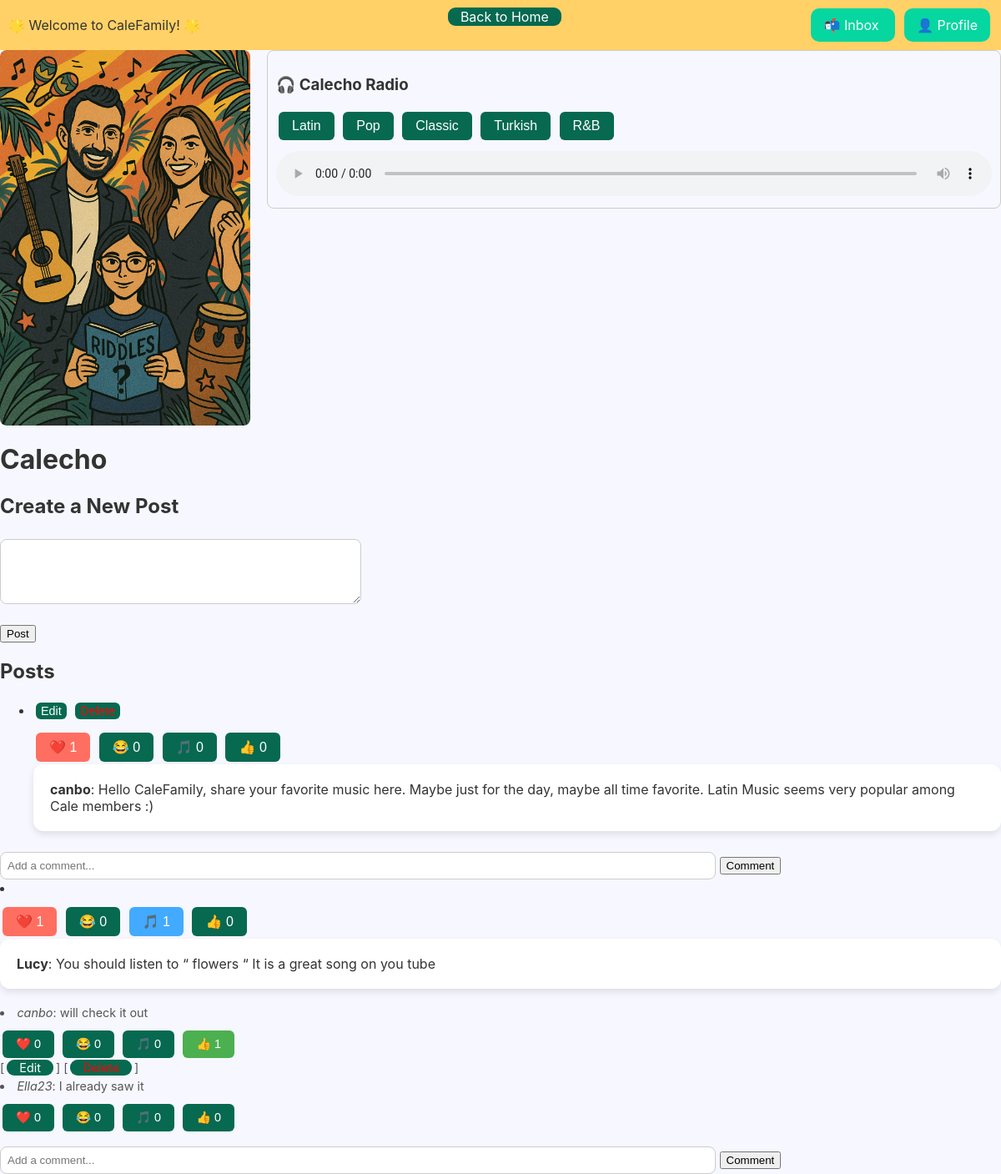
/subcale/Calecho (signed in), run on the app's committed database.
### tables this page shows
CREATE TABLE posts (
    id INTEGER PRIMARY KEY AUTOINCREMENT,
    user_id INTEGER,
    subcale_name TEXT,
    content TEXT NOT NULL,
    hearts INTEGER DEFAULT 0,
    laughs INTEGER DEFAULT 0,
    notes INTEGER DEFAULT 0,
    thumbs INTEGER DEFAULT 0,
    FOREIGN KEY(user_id) REFERENCES users(id)
);

CREATE TABLE users (
    id INTEGER PRIMARY KEY AUTOINCREMENT,
    username TEXT NOT NULL UNIQUE,
    password TEXT NOT NULL
, profile_pic TEXT, zodiac_sign TEXT, birth_year INTEGER, favorite_color TEXT, favorite_animal TEXT, favorite_subject TEXT, favorite_hobby TEXT, favorite_movie TEXT, favorite_book TEXT, is_admin INTEGER NOT NULL DEFAULT 0, first TEXT NOT NULL DEFAULT '', last TEXT NOT NULL DEFAULT '', is_approved INTEGER NOT NULL DEFAULT 0);

CREATE TABLE comments (
    id INTEGER PRIMARY KEY AUTOINCREMENT,
    post_id INTEGER,
    user_id INTEGER,
    comment TEXT NOT NULL,
    parent_comment_id INTEGER,
    hearts INTEGER DEFAULT 0,    -- Added hearts column
    laughs INTEGER DEFAULT 0,    -- Added laughs column
    notes INTEGER DEFAULT 0,     -- Added notes column
    thumbs INTEGER DEFAULT 0,    -- Added thumbs column
    FOREIGN KEY(post_id) REFERENCES posts(id),
    FOREIGN KEY(user_id) REFERENCES users(id),
    FOREIGN KEY(parent_comment_id) REFERENCES comments(id)
);

### app.py (the view, shortened to what this page needs)
@app.route('/subcale/<subcale_name>', methods=['GET', 'POST'])
def subcale(subcale_name):
    print("SESSION DUMP:", dict(session))
    if 'user_id' not in session:
        return redirect('/login')
    conn = sqlite3.connect('calefamily.db')
    c = conn.cursor()
    c.execute('''
        SELECT posts.id, users.username, posts.content,
               posts.hearts, posts.laughs, posts.notes, posts.thumbs
        FROM posts
        JOIN users ON posts.user_id = users.id
        WHERE subcale_name = ?
    ''', (subcale_name,))
    posts = c.fetchall()
    posts_with_comments = []
    for post in posts:
        print("DEBUG >> session username:", session.get('username'), "| post author:", post[1])
        post_id = post[0]
        c.execute('''
            SELECT users.username, comments.comment, comments.id,
                   comments.hearts, comments.laughs, comments.notes, comments.thumbs
            FROM comments
            JOIN users ON comments.user_id = users.id
            WHERE post_id = ?
        ''', (post_id,))
        comments = c.fetchall()
        posts_with_comments.append((post[0], post[1], post[2], post[3], post[4], post[5], post[6], comments))
    conn.close()
    template_file = f"{subcale_name.lower()}.html"
    template_folder = app.template_folder if app.template_folder else os.path.join(os.path.dirname(__file__), 'templates')
    template_path = os.path.join(template_folder, template_file)
    if not os.path.exists(template_path):
        template_file = "subcale.html"
    unread_count = 0
    user_id = session.get('user_id')
    if user_id:
        conn = sqlite3.connect('calefamily.db')
        cursor = conn.cursor()
        cursor.execute(
            """
            SELECT COUNT(*)
              FROM messages
             WHERE recipient_id = ?
               AND is_read      = 0
               AND deleted      = 0
               AND message_type = 'mail'
            """,
            (user_id,)
        )
        unread_count = cursor.fetchone()[0] or 0
    return render_template(template_file,
                           subcale_name=subcale_name,
                           posts=posts_with_comments,
                           current_user=session.get('username'),
                           unread_count=unread_count)

### templates/calecho.html (shortened to what this page needs)
{% extends "subcale.html" %}
{% block extra_content %}
<div style="display: flex; gap: 20px; align-items: flex-start;">
  <img src="{{ url_for('static', filename='images/calecho.jpg') }}" alt="Calecho image" style="width: 300px; border-radius: 8px;">
  <div id="radio-widget" style="padding: 10px; border: 1px solid #ccc; border-radius: 8px; flex-grow: 1;">
    <h3>🎧 Calecho Radio</h3>
    <div style="margin-bottom: 10px;">
      <button onclick="setStation('latin')">Latin</button>
      <button onclick="setStation('pop')">Pop</button>
      <button onclick="setStation('classic')">Classic</button>
      <button onclick="setStation('turk')">Turkish</button>
      <button onclick="setStation('rb')">R&amp;B</button>
    </div>
    <audio id="radio-player" controls style="width: 100%;">
      <source id="radio-source" src="" type="audio/mpeg">
    </audio>
  </div>
</div>
{% endblock %}

### templates/subcale.html (shortened to what this page needs)
<!DOCTYPE html>
<html>
<head>
    {% set display_name = subcale_name.replace('n', 'ñ') if subcale_name.lower() == 'calespanol' else subcale_name %}
    <link rel="stylesheet" href="{{ url_for('static', filename='style.css') }}">
    <div style="display: flex; justify-content: space-between; align-items: center; padding: 10px; background-color: #ffd166;">
        <div>
            🌟 Welcome to CaleFamily! 🌟
        </div>
        <div style="text-align: right;">
            <a href="/">Back to Home</a><br><br>
        </div>
        <div>
            {% if session.get('user_id') %}
              <a href="{{ url_for('inbox') }}" style="background-color: #06d6a0; padding: 10px 15px; border-radius: 10px; color: white; text-decoration: none; margin-right:8px;">
                📬 Inbox
              </a>
              <a href="{{ url_for('profile') }}" style="background-color: #06d6a0; padding: 10px 15px; border-radius: 10px; color: white; text-decoration: none;">
                👤 Profile
              </a>
            {% endif %}
          </div>
        </div>
</head>
<body>
  {% block content %}
    {% set subcale_images = {
        'caleducation': 'caleducation.jpg',
        'caleengineers': 'caleengineers.jpg',
        'calentertainment': 'calentertainment.jpg',
        'calecho': 'calecho.jpg',
        'calexplore': 'calexplore.jpg',
        'calenrichment': 'calenrichment.jpg',
        'calespanol': 'calespanol.jpg'
    } %}
    {% block extra_content %}{% endblock %}
    <h1>{{ display_name }}</h1>
    <h2>Create a New Post</h2>
    <form method="POST">
        <textarea name="content" rows="4" cols="50" required></textarea><br><br>
        <input type="submit" value="Post">
    </form>
    <h2>Posts</h2>
    <ul>
        {% for post in posts %}
            <li style="margin-bottom: 20px;">
                {% if current_user == post[1] %}
                    <form method="GET" action="{{ url_for('edit_post', post_id=post[0], subcale_name=subcale_name) }}" style="display:inline;">
                        <button type="submit" style="padding: 2px 6px; font-size: 0.9em;">Edit</button>
                    </form>
                    <form method="POST" action="{{ url_for('delete_post', post_id=post[0], subcale_name=subcale_name) }}" style="display:inline;">
                        <button type="submit" style="color: red; padding: 2px 6px; font-size: 0.9em;">Delete</button>
                    </form>
                {% endif %}
                <div style="margin-top: 10px;">
                    <form method="post" action="{{ url_for('react', post_id=post[0], reaction='heart') }}" style="display:inline;">
                        <button type="submit" {% if (post[3]|int if post[3] is iterable else post[3]) > 0 %}style="background-color: #ff6f61; color: white;"{% endif %}>
                            ❤️ {{ post[3][0] if post[3] is iterable and not post[3] is string else post[3] }}
                        </button>
                    </form>
                    <form method="post" action="{{ url_for('react', post_id=post[0], reaction='laugh') }}" style="display:inline;">
                        <button type="submit" {% if (post[4]|int if post[4] is iterable else post[4]) > 0 %}style="background-color: #ffcc00; color: white;"{% endif %}>
                            😂 {{ post[4][0] if post[4] is iterable and not post[4] is string else post[4] }}
                        </button>
                    </form>
                    <form method="post" action="{{ url_for('react', post_id=post[0], reaction='note') }}" style="display:inline;">
                        <button type="submit" {% if (post[5]|int if post[5] is iterable else post[5]) > 0 %}style="background-color: #42aaff; color: white;"{% endif %}>
                            🎵 {{ post[5][0] if post[5] is iterable and not post[5] is string else post[5] }}
                        </button>
                    </form>
                    <form method="post" action="{{ url_for('react', post_id=post[0], reaction='thumb') }}" style="display:inline;">
                        <button type="submit" {% if (post[6]|int if post[6] is iterable else post[6]) > 0 %}style="background-color: #4caf50; color: white;"{% endif %}>
                            👍 {{ post[6][0] if post[6] is iterable and not post[6] is string else post[6] }}
                        </button>
                    </form>
                </div>
                <div class="post-card">
                    <b>{{ post[1] }}</b>: {{ post[2] }}
                </div>
                {% for comment in post[7] %}
                    <li style="font-size: 0.9em; color: #555; margin-top: 5px;">
                        <i>{{ comment[0] }}</i>: {{ comment[1] }}
                        <div style="margin-top: 10px;">
                            <form method="post" action="{{ url_for('react', post_id=post[0], reaction='heart') }}" style="display:inline;">
                                <button type="submit" {% if (comment[3]|int if comment[3] is iterable else comment[3]) > 0 %}style="background-color: #ff6f61; color: white;"{% endif %}>
                                    ❤️ {{ comment[3][0] if comment[3] is iterable and not comment[3] is string else comment[3] }}
                                </button>
                            </form>
                            <form method="post" action="{{ url_for('react', post_id=post[0], reaction='laugh') }}" style="display:inline;">
                                <button type="submit" {% if (comment[4]|int if comment[4] is iterable else comment[4]) > 0 %}style="background-color: #ffcc00; color: white;"{% endif %}>
                                    😂 {{ comment[4][0] if comment[4] is iterable and not comment[4] is string else comment[4] }}
                                </button>
                            </form>
                            <form method="post" action="{{ url_for('react', post_id=post[0], reaction='note') }}" style="display:inline;">
                                <button type="submit" {% if (comment[5]|int if comment[5] is iterable else comment[5]) > 0 %}style="background-color: #42aaff; color: white;"{% endif %}>
                                    🎵 {{ comment[5][0] if comment[5] is iterable and not comment[5] is string else comment[5] }}
                                </button>
                            </form>
                            <form method="post" action="{{ url_for('react', post_id=post[0], reaction='thumb') }}" style="display:inline;">
                                <button type="submit" {% if (comment[6]|int if comment[6] is iterable else comment[6]) > 0 %}style="background-color: #4caf50; color: white;"{% endif %}>
                                    👍 {{ comment[6][0] if comment[6] is iterable and not comment[6] is string else comment[6] }}
                                </button>
                            </form>
                        </div>
                        {% if current_user == comment[0] %}
                            [<a href="{{ url_for('edit_comment', comment_id=comment[2]) }}">Edit</a>]
                            [<a href="{{ url_for('delete_comment', comment_id=comment[2]) }}" style="color: red;">Delete</a>]
                        {% endif %}
                    </li>
                {% endfor %}
                </ul>
                <form action="{{ url_for('add_comment', post_id=post[0]) }}" method="POST" style="margin-top: 10px;">
                    <input type="text" name="comment" placeholder="Add a comment..." required style="width: 70%;">
                    <input type="submit" value="Comment">
                </form>
            </li>
        {% endfor %}
  {% endblock %}
</body>
</html>

### static/style.css (style rules this page uses)
body { font-family: 'Quicksand', -apple-system, BlinkMacSystemFont, 'Segoe UI', Roboto, 'Helvetica Neue', sans-serif; background-color: #f7f7ff; color: #333; margin: 0; padding: 0; }
a, button { background-color: #066950; color: white; border: none; padding: 1px 15px; margin: 3px; border-radius: 9px; text-decoration: none; font-size: 1em; }
input[type="text"], textarea { padding: 8px; border: 1px solid #ccc; border-radius: 8px; margin-top: 5px; }
form { margin-top: 10px; }
.post-card { background: white; border-radius: 12px; box-shadow: 0px 4px 8px rgba(0, 0, 0, 0.1); padding: 20px; margin-bottom: 20px; }
button { padding: 8px 16px; background-color: #066950; color: white; border: none; border-radius: 6px; cursor: pointer; }

### data on the page
posts: hearts "1", laughs "0", notes "0", thumbs "0", username "canbo", content "Hello CaleFamily, share your favorite music here. Maybe just for the day, maybe all time favorite. Latin Music seems very popular among Cale members :)"
posts: hearts "1", laughs "0", notes "1", thumbs "0", username "Lucy", content "You should listen to “ flowers “ It is a great song on you tube"
comments: username "canbo", comment "will check it out", hearts "0", laughs "0", notes "0", thumbs "1"
comments: username "Ella23", comment "I already saw it", hearts "0", laughs "0", notes "0", thumbs "0"

### other printed values
{{ display_name }} "Calecho"
